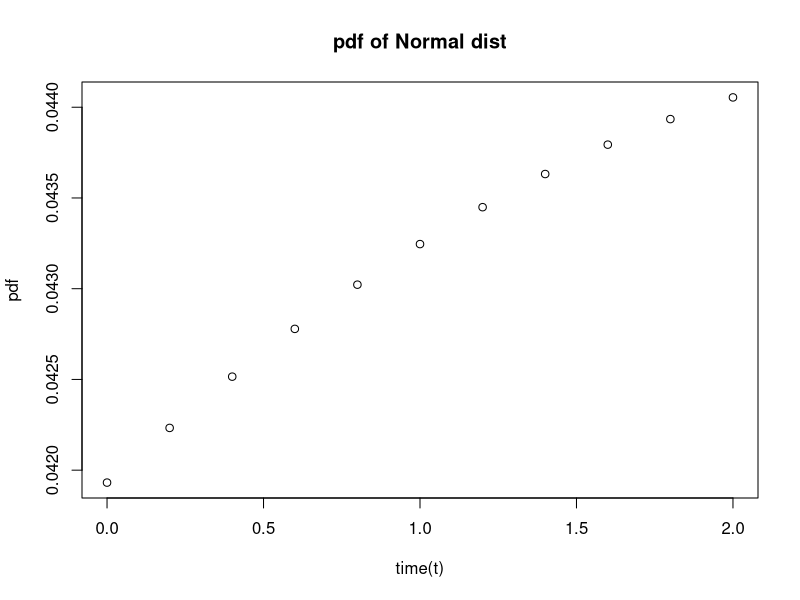
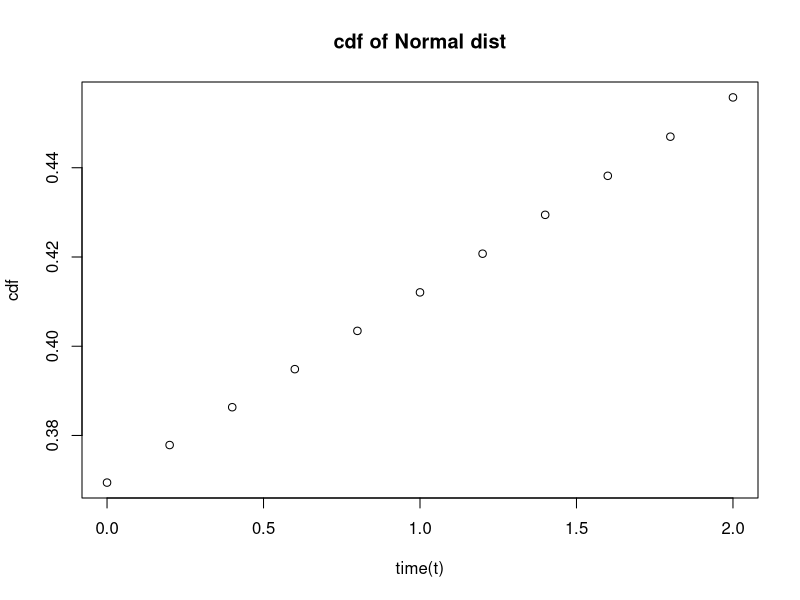
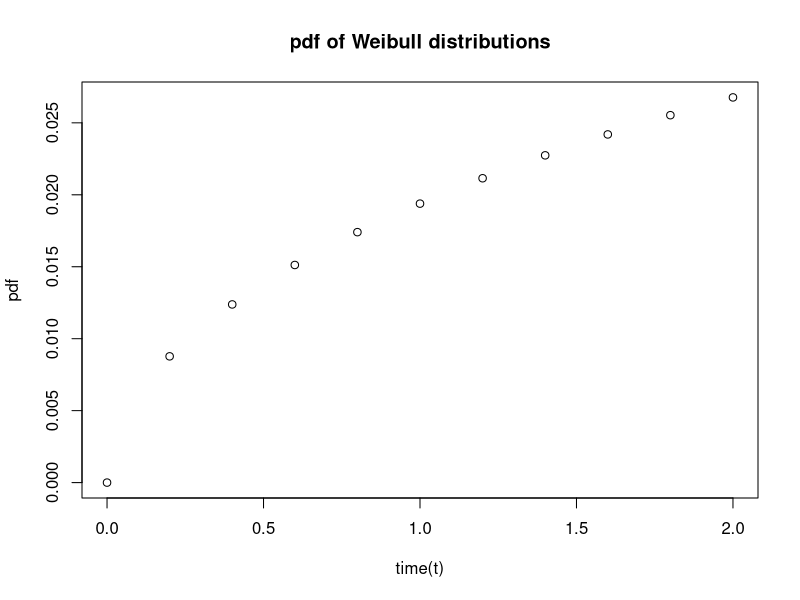

R code for these plots, in order:
###Calculate and draw the graph of cdf, pdf, S(t) and h(t)

t <- seq(0,2,0.2)
t

## functions of Normal distribution
mu=3
sigma= 9

f.norm <- dnorm(t,mu,sigma,log=FALSE)
F.norm <- pnorm(t,mu,sigma,lower.tail=TRUE, log.p=FALSE)
S.norm <- 1-F.norm
h.norm <- f.norm /S.norm 

plot(t,f.norm,main="pdf of Normal dist", xlab="time(t)",ylab="pdf")
plot(t,F.norm,main="cdf of Normal dist", xlab="time(t)",ylab="cdf")

## functions of Exponential distribution
theta <- .12

f.exp <- dexp(t,theta,log=FALSE)
F.exp <- pexp(t,theta,lower.tail=TRUE, log.p=FALSE)
S.exp <- 1-F.exp
h.exp <- f.exp /S.exp 



# functions of Weibull distribution
beta <- 1.5
alfa <- 18

f.weibull <- dweibull(t,beta,alfa,log=FALSE)
F.weibull <- pweibull(t,beta,alfa,lower.tail=TRUE, log.p=FALSE)
S.weibull <- 1-F.weibull
h.weibull <- f.weibull/S.weibull

plot(t,f.weibull,main="pdf of Weibull distributions", xlab="time(t)",ylab="pdf",col=1,lty=1)






